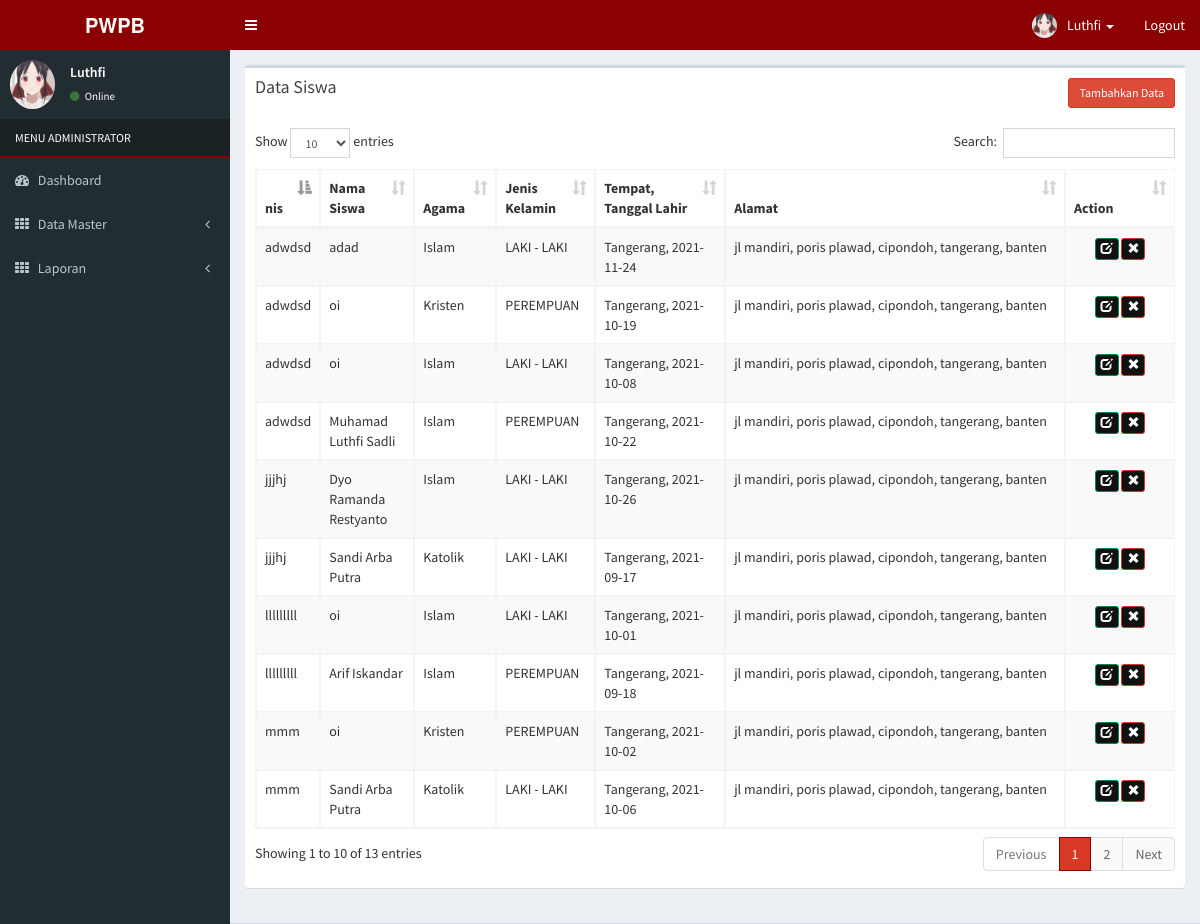
Screenshot of /index.php?view=siswa (signed in) with the database file from the repository.
### tables this page shows
CREATE TABLE `users` (
  `id_users` int(11) NOT NULL,
  `username` varchar(255) NOT NULL,
  `password` varchar(255) NOT NULL,
  `hak_akses` varchar(255) NOT NULL,
  `nama` varchar(255) NOT NULL,
  `status` enum('y','n') NOT NULL
);

CREATE TABLE `tb_siswa` (
  `id_siswa` int(11) NOT NULL,
  `nis` char(11) NOT NULL,
  `nama_siswa` varchar(255) NOT NULL,
  `agama` varchar(255) NOT NULL,
  `jk` varchar(255) NOT NULL,
  `tmpt_lahir` varchar(255) NOT NULL,
  `tgl_lahir` varchar(255) NOT NULL,
  `alamat_siswa` varchar(255) NOT NULL,
  `kels` varchar(255) NOT NULL,
  `kecs` varchar(255) NOT NULL,
  `kota_kabs` varchar(255) NOT NULL,
  `provs` varchar(255) NOT NULL
);

### application/master_siswa.php (the view, shortened to what this page needs)
<?php if ($_GET['act'] == '') {
?>
  <form method="post" action="">
    <div class="col-xs-12">
      <div class="box">
        <div class="box-header">
          <h3 class="box-title">Data Siswa</h3>
          <a class='pull-right btn btn-danger btn-sm' href='index.php?view=siswa&act=tambah'>Tambahkan Data</a>
        </div>
        <div class="box-body">
          <table id="example1" class="table table-bordered table-striped">
            <thead>
              <tr>
                <th>nis</th>
                <th>Nama Siswa</th>
                <th>Agama</th>
                <th>Jenis Kelamin</th>
                <th>Tempat, Tanggal Lahir</th>
                <th style='width:300px'>Alamat</th>
                <th style='width:70px'>Action</th>
              </tr>
            </thead>
            <tbody>
              <?php
              $tampil = mysqli_query($koneksi, "SELECT * FROM tb_siswa order by id_siswa desc");
              while ($data = mysqli_fetch_array($tampil)) :
              ?>
                <tr>
                  <td><?= $data['nis'] ?></td>
                  <td><?= $data['nama_siswa'] ?></td>
                  <td><?= $data['agama'] ?></td>
                  <td><?= $data['jk'] ?></td>
                  <td><?= $data['tmpt_lahir'] ?>,&nbsp<?= $data['tgl_lahir'] ?></td>
                  <td><?= $data['alamat_siswa'] ?>,&nbsp<?= $data['kels'] ?>,&nbsp<?= $data['kecs'] ?>,&nbsp<?= $data['kota_kabs'] ?>,&nbsp<?= $data['provs'] ?></td>
                  <td>
                    <?php
                    echo
                    "<center><a class='btn btn-success btn-xs bg-black' title='Edit Data' href='?view=siswa&act=edit&id=$data[id_siswa]'><span class='glyphicon glyphicon-edit'></span></a>
                  <a class='btn btn-danger btn-xs bg-black' title='Delete Data' href='?view=siswa&hapus=$data[id_siswa]'><span class='glyphicon glyphicon-remove'></span></a></center>";
                    ?>
                  </td>
                </tr>
              <?php endwhile; ?>
            </tbody>
          </table>
        </div>
      </div>
    </div>
  </form>
<?php
}
?>

### index.php (shortened to what this page needs)
<?php
include "config/koneksi.php";
if (isset($_SESSION['id'])) {
  if ($_SESSION['level'] == 'Administrator') {
    $iden = mysqli_fetch_array(mysqli_query($koneksi, "SELECT * FROM users where id_users='$_SESSION[id]'"));
    $nama =  $iden['nama'];
    $level = 'Administrator';
    $foto = 'img/admin.jpg';
  } elseif ($_SESSION['level'] == 'Bendahara') {
    $iden = mysqli_fetch_array(mysqli_query($koneksi, "SELECT * FROM users where id_users='$_SESSION[id]'"));
    $nama =  $iden['nama'];
    $level = 'Bendahara';
    $foto = 'img/bendahara.jpg';
  }
?>
  <!DOCTYPE html>
  <html>
  <head>
    <link rel="stylesheet" href="bootstrap/css/bootstrap.css">
    <link rel="stylesheet" href="https://maxcdn.bootstrapcdn.com/font-awesome/4.4.0/css/font-awesome.min.css">
    <link rel="stylesheet" href="datatables/dataTables.bootstrap.css">
    <link rel="stylesheet" href="css/AdminLTE.css">
    <link rel="stylesheet" href="css/skin.css">
  </head>
  <body class="hold-transition skin sidebar-mini">
    <div class="wrapper">
      <header class="main-header">
        <?php include "main-header.php"; ?>
      </header>
      <aside class="main-sidebar">
        <?php
        if ($_SESSION['level'] == 'Bendahara') {
          include "menu-bndhr.php";
        } else {
          include "menu-admin.php";
        }
        ?>
      </aside>
      <div class="content-wrapper">
        <section class="content">
          <?php
          if ($_GET['view'] == 'home' or $_GET['view'] == '') {
            echo "<div>";
            include "application/home.php";
            echo "</div>";
          } elseif ($_GET['view'] == 'siswa') {
            echo "<div class='row'>";
            include "application/master_siswa.php";
            echo "</div>";
          } elseif ($_GET['view'] == 'guru') {
            cek_session_admin();
            echo "<div class='row'>";
            include "application/master_guru.php";
            echo "</div>";
          } elseif ($_GET['view'] == 'kelas') {
            cek_session_admin();
            echo "<div class='row'>";
            include "application/master_kelas.php";
            echo "</div>";
          } elseif ($_GET['view'] == 'pembayaran') {
            cek_session_bndhr();
            echo "<div class='row'>";
            include "application/data_pembayaran.php";
            echo "</div>";
          } elseif ($_GET['view'] == 'laporansiswa' || 'laporanguru' || 'laporankelas' || 'laporandatapembayaran') {
            cek_session_bndhr();
            echo "<div class='row'>";
            include "application/laporan.php";
            echo "</div>";
          }
          ?>
        </section>
      </div>
    </div>
  </body>
  </html>
<?php
} else {
  include "login.php";
}
?>

### main-header.php (shortened to what this page needs)
<a href="index.php" class="logo">
  <span class="logo-lg"><b>PWPB</b></span>
</a>
<nav class="navbar navbar-static-top" role="navigation">
  <a href="#" class="sidebar-toggle" data-toggle="offcanvas" role="button">
  </a>
  <div class="navbar-custom-menu">
    <ul class="nav navbar-nav">
      <li class="dropdown user user-menu">
        <a href="#" class="dropdown-toggle" data-toggle="dropdown">
          <img src="<?php echo $foto; ?>" class="user-image" alt="User Image">
          <span class="hidden-xs"><?php echo $nama; ?></span> <span class='caret'></span>
        </a>
      </li>
      <li><a href="logout.php">Logout</a></li>
    </ul>
  </div>
</nav>

### menu-admin.php (shortened to what this page needs)
<section class="sidebar">
  <div class="user-panel">
    <div class="pull-left image">
      <img src="<?php echo $foto; ?>" class="img-circle" alt="User Image">
    </div>
    <div class="pull-left info">
      <p><?php echo $nama; ?></p>
      <a href="#"><i class="fa fa-circle text-success"></i> Online</a>
    </div>
  </div>
  <ul class="sidebar-menu">
    <li class="header" style='color:#fff; text-transform:uppercase; border-bottom:2px solid #8B0000'>MENU <?php echo $level; ?></li>
    <li><a href="index.php"><i class="fa fa-dashboard"></i> <span>Dashboard</span></a></li>
    <li class="treeview">
      <a href="#"><i class="fa fa-th"></i> <span>Data Master</span><i class="fa fa-angle-left pull-right"></i></a>
    </li>
    <li class="treeview">
      <a href="#"><i class="fa fa-th"></i> <span>Laporan</span><i class="fa fa-angle-left pull-right"></i></a>
    </li>
  </ul>
</section>

### css/skin.css (style rules this page uses)
.skin .main-header .navbar { background-color: #8B0000; }
.skin .wrapper, .skin .main-sidebar, .skin .left-side { background-color:#222d32; }
.skin .main-header .logo { background-color: #8B0000; color: #ffffff; border-bottom: 0 solid transparent; }
.skin .user-panel>.info, .skin .user-panel>.info>a { color: #fff; }
.skin .sidebar-menu > li.header { background: #1a2226; }
.skin .main-header .navbar .sidebar-toggle { color: #ffffff; }
.skin .main-header .navbar .nav > li > a { color: #ffffff; }
.skin .sidebar a { color: #b8c7ce; }

### rows the page displays
users: nama "Luthfi"
tb_siswa: nis "lllllllll", nama_siswa "oi", agama "Islam", jk "LAKI - LAKI", tmpt_lahir "Tangerang", tgl_lahir "2021-10-01", alamat_siswa "jl mandiri", kels "poris plawad", kecs "cipondoh", kota_kabs "tangerang", provs "banten"
tb_siswa: nis "mmm", nama_siswa "oi", agama "Kristen", jk "PEREMPUAN", tmpt_lahir "Tangerang", tgl_lahir "2021-10-02", alamat_siswa "jl mandiri", kels "poris plawad", kecs "cipondoh", kota_kabs "tangerang", provs "banten"
tb_siswa: nis "adwdsd", nama_siswa "adad", agama "Islam", jk "LAKI - LAKI", tmpt_lahir "Tangerang", tgl_lahir "2021-11-24", alamat_siswa "jl mandiri", kels "poris plawad", kecs "cipondoh", kota_kabs "tangerang", provs "banten"
tb_siswa: nis "mmm", nama_siswa "Sandi Arba Putra", agama "Katolik", jk "LAKI - LAKI", tmpt_lahir "Tangerang", tgl_lahir "2021-10-06", alamat_siswa "jl mandiri", kels "poris plawad", kecs "cipondoh", kota_kabs "tangerang", provs "banten"
tb_siswa: nis "adwdsd", nama_siswa "oi", agama "Kristen", jk "PEREMPUAN", tmpt_lahir "Tangerang", tgl_lahir "2021-10-19", alamat_siswa "jl mandiri", kels "poris plawad", kecs "cipondoh", kota_kabs "tangerang", provs "banten"
tb_siswa: nis "adwdsd", nama_siswa "oi", agama "Islam", jk "LAKI - LAKI", tmpt_lahir "Tangerang", tgl_lahir "2021-10-08", alamat_siswa "jl mandiri", kels "poris plawad", kecs "cipondoh", kota_kabs "tangerang", provs "banten"
tb_siswa: nis "jjjhj", nama_siswa "Dyo Ramanda Restyanto", agama "Islam", jk "LAKI - LAKI", tmpt_lahir "Tangerang", tgl_lahir "2021-10-26", alamat_siswa "jl mandiri", kels "poris plawad", kecs "cipondoh", kota_kabs "tangerang", provs "banten"
tb_siswa: nis "adwdsd", nama_siswa "Muhamad Luthfi Sadli", agama "Islam", jk "PEREMPUAN", tmpt_lahir "Tangerang", tgl_lahir "2021-10-22", alamat_siswa "jl mandiri", kels "poris plawad", kecs "cipondoh", kota_kabs "tangerang", provs "banten"
tb_siswa: nis "lllllllll", nama_siswa "Arif Iskandar", agama "Islam", jk "PEREMPUAN", tmpt_lahir "Tangerang", tgl_lahir "2021-09-18", alamat_siswa "jl mandiri", kels "poris plawad", kecs "cipondoh", kota_kabs "tangerang", provs "banten"
tb_siswa: nis "jjjhj", nama_siswa "Sandi Arba Putra", agama "Katolik", jk "LAKI - LAKI", tmpt_lahir "Tangerang", tgl_lahir "2021-09-17", alamat_siswa "jl mandiri", kels "poris plawad", kecs "cipondoh", kota_kabs "tangerang", provs "banten"

### other values shown
$level "ADMINISTRATOR"
